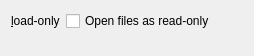
<?xml version="1.0" encoding="UTF-8"?>
<ui version="4.0">
 <class>sf::LayoutEditorPropertyPage</class>
 <widget class="sf::PropertyPage" name="sf::LayoutEditorPropertyPage">
  <property name="geometry">
   <rect>
    <x>0</x>
    <y>0</y>
    <width>254</width>
    <height>56</height>
   </rect>
  </property>
  <property name="windowTitle">
   <string>LayoutEditorPropertyPage</string>
  </property>
  <layout class="QFormLayout" name="formLayout">
   <item row="0" column="0">
    <widget class="QLabel" name="lblReadOnly">
     <property name="toolTip">
      <string>Layout files opened in the editor are readonly.</string>
     </property>
     <property name="text">
      <string>&amp;load-only</string>
     </property>
     <property name="buddy">
      <cstring>cbReadOnly</cstring>
     </property>
    </widget>
   </item>
   <item row="0" column="1">
    <widget class="QCheckBox" name="cbReadOnly">
     <property name="text">
      <string>Open files as read-only</string>
     </property>
    </widget>
   </item>
  </layout>
 </widget>
 <customwidgets>
  <customwidget>
   <class>sf::PropertyPage</class>
   <extends>QWidget</extends>
   <header>misc/qt/PropertyPage.h</header>
   <container>1</container>
  </customwidget>
 </customwidgets>
 <resources/>
 <connections/>
</ui>
